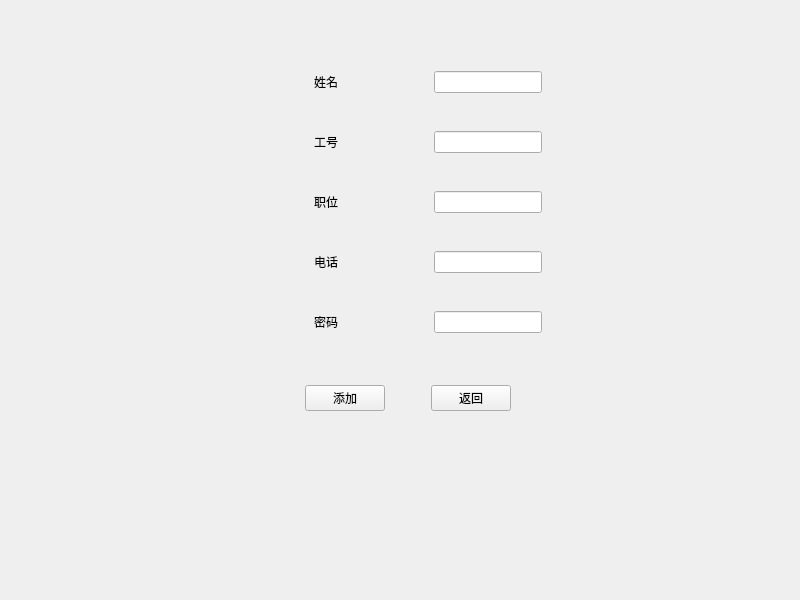
<?xml version="1.0" encoding="UTF-8"?>
<ui version="4.0">
 <class>addworker</class>
 <widget class="QWidget" name="addworker">
  <property name="geometry">
   <rect>
    <x>0</x>
    <y>0</y>
    <width>800</width>
    <height>600</height>
   </rect>
  </property>
  <property name="minimumSize">
   <size>
    <width>800</width>
    <height>600</height>
   </size>
  </property>
  <property name="maximumSize">
   <size>
    <width>800</width>
    <height>600</height>
   </size>
  </property>
  <property name="windowTitle">
   <string>管路系统</string>
  </property>
  <widget class="QWidget" name="">
   <property name="geometry">
    <rect>
     <x>90</x>
     <y>30</y>
     <width>461</width>
     <height>381</height>
    </rect>
   </property>
   <layout class="QGridLayout" name="gridLayout_2">
    <item row="0" column="1">
     <widget class="QWidget" name="widget" native="true">
      <layout class="QGridLayout" name="gridLayout">
       <item row="0" column="0">
        <widget class="QLabel" name="label">
         <property name="text">
          <string>姓名</string>
         </property>
        </widget>
       </item>
       <item row="1" column="0">
        <widget class="QLabel" name="label_2">
         <property name="text">
          <string>工号</string>
         </property>
        </widget>
       </item>
       <item row="4" column="0">
        <widget class="QLabel" name="label_5">
         <property name="autoFillBackground">
          <bool>true</bool>
         </property>
         <property name="text">
          <string>密码</string>
         </property>
        </widget>
       </item>
       <item row="2" column="3">
        <widget class="QLineEdit" name="lineEdit_3"/>
       </item>
       <item row="3" column="0">
        <widget class="QLabel" name="label_4">
         <property name="text">
          <string>电话</string>
         </property>
        </widget>
       </item>
       <item row="0" column="3">
        <widget class="QLineEdit" name="lineEdit"/>
       </item>
       <item row="4" column="3">
        <widget class="QLineEdit" name="lineEdit_5"/>
       </item>
       <item row="0" column="1">
        <spacer name="horizontalSpacer">
         <property name="orientation">
          <enum>Qt::Horizontal</enum>
         </property>
         <property name="sizeHint" stdset="0">
          <size>
           <width>40</width>
           <height>20</height>
          </size>
         </property>
        </spacer>
       </item>
       <item row="1" column="3">
        <widget class="QLineEdit" name="lineEdit_2"/>
       </item>
       <item row="3" column="3">
        <widget class="QLineEdit" name="lineEdit_4"/>
       </item>
       <item row="2" column="0" colspan="3">
        <widget class="QLabel" name="label_3">
         <property name="text">
          <string>职位</string>
         </property>
        </widget>
       </item>
      </layout>
     </widget>
    </item>
    <item row="1" column="1">
     <layout class="QHBoxLayout" name="horizontalLayout">
      <item>
       <widget class="QPushButton" name="add1">
        <property name="text">
         <string>添加</string>
        </property>
       </widget>
      </item>
      <item>
       <spacer name="horizontalSpacer_2">
        <property name="orientation">
         <enum>Qt::Horizontal</enum>
        </property>
        <property name="sizeHint" stdset="0">
         <size>
          <width>40</width>
          <height>20</height>
         </size>
        </property>
       </spacer>
      </item>
      <item>
       <widget class="QPushButton" name="returnback">
        <property name="text">
         <string>返回</string>
        </property>
       </widget>
      </item>
      <item>
       <spacer name="horizontalSpacer_4">
        <property name="orientation">
         <enum>Qt::Horizontal</enum>
        </property>
        <property name="sizeHint" stdset="0">
         <size>
          <width>40</width>
          <height>20</height>
         </size>
        </property>
       </spacer>
      </item>
     </layout>
    </item>
    <item row="1" column="0">
     <spacer name="horizontalSpacer_3">
      <property name="orientation">
       <enum>Qt::Horizontal</enum>
      </property>
      <property name="sizeHint" stdset="0">
       <size>
        <width>40</width>
        <height>20</height>
       </size>
      </property>
     </spacer>
    </item>
   </layout>
  </widget>
 </widget>
 <resources/>
 <connections/>
</ui>
